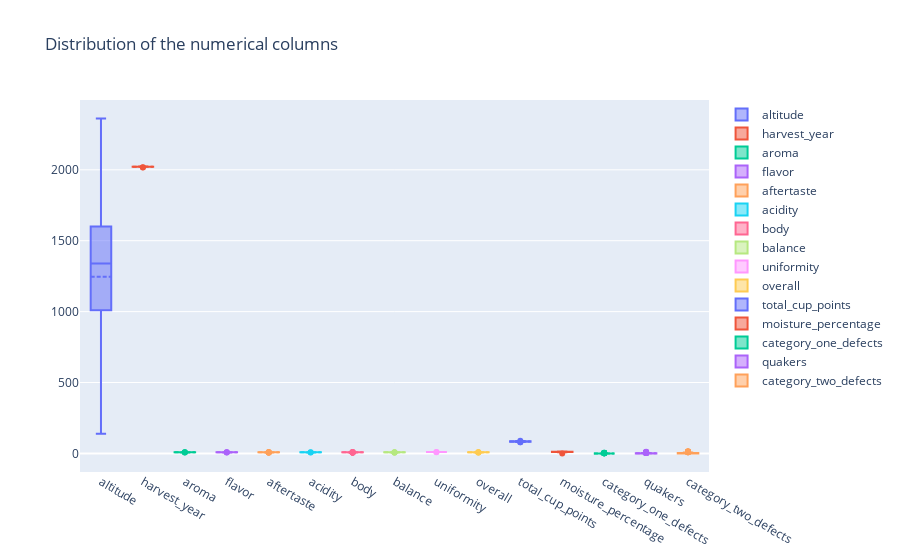

Notebook cell for this chart:
### Code cell
# after correct altitude outliers
plot_box(df)

### Figure 1 — Plotly figure (JSON) as saved in the notebook; plotly's stock layout.template omitted (floating-point values rounded to 4 significant figures; data arrays with more than 128 entries replaced by an {"elided": "..."} marker saying what was removed)
{"data": [{"boxmean": true, "name": "altitude", "type": "box", "y": {"elided": "207 float values"}}, {"boxmean": true, "name": "harvest_year", "type": "box", "y": {"elided": "207 int values"}}, {"boxmean": true, "name": "aroma", "type": "box", "y": {"elided": "207 float values"}}, {"boxmean": true, "name": "flavor", "type": "box", "y": {"elided": "207 float values"}}, {"boxmean": true, "name": "aftertaste", "type": "box", "y": {"elided": "207 float values"}}, {"boxmean": true, "name": "acidity", "type": "box", "y": {"elided": "207 float values"}}, {"boxmean": true, "name": "body", "type": "box", "y": {"elided": "207 float values"}}, {"boxmean": true, "name": "balance", "type": "box", "y": {"elided": "207 float values"}}, {"boxmean": true, "name": "uniformity", "type": "box", "y": {"elided": "207 float values"}}, {"boxmean": true, "name": "overall", "type": "box", "y": {"elided": "207 float values"}}, {"boxmean": true, "name": "total_cup_points", "type": "box", "y": {"elided": "207 float values"}}, {"boxmean": true, "name": "moisture_percentage", "type": "box", "y": {"elided": "207 float values"}}, {"boxmean": true, "name": "category_one_defects", "type": "box", "y": {"elided": "207 int values"}}, {"boxmean": true, "name": "quakers", "type": "box", "y": {"elided": "207 int values"}}, {"boxmean": true, "name": "category_two_defects", "type": "box", "y": {"elided": "207 int values"}}], "layout": {"title": {"text": "Distribution of the numerical columns"}}}
